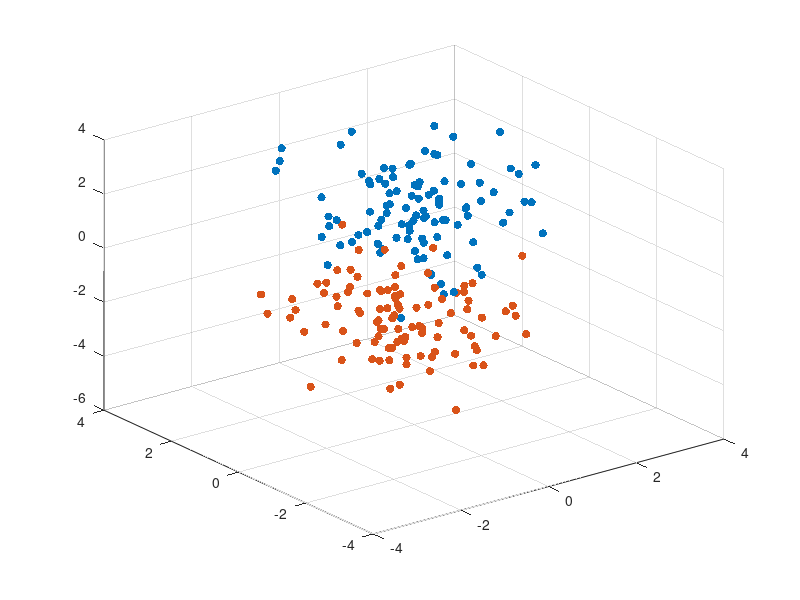

Reproduce this figure in MATLAB. (Note: this script raises an error after producing the figure.)
% Generate synthetic 3D data
rng(1); % 
numPoints = 100; % Number of points per class

% Class 1: around point (1,1,1)
class1 = randn(numPoints,3) + 1;

% Class 2: around point (-1,-1,-1)
class2 = randn(numPoints,3) - 1;

X = [class1; class2];
Y = [ones(numPoints,1); -ones(numPoints,1)];

% Train the SVM with a linear kernel
SVMModel = fitcsvm(X, Y, 'KernelFunction', 'linear');

% Plotting
figure;
hold on
grid on;
view(3); 

% Plot class points
scatter3(class1(:,1), class1(:,2), class1(:,3), 'ro', 'filled');
scatter3(class2(:,1), class2(:,2), class2(:,3), 'bo', 'filled');

% Calculate the decision plane (hyperplane) coefficients
w = SVMModel.Beta;
b = SVMModel.Bias;

% Define the grid for the plane
[x, y] = meshgrid(linspace(min(X(:,1)), max(X(:,1)), 10), ...
                  linspace(min(X(:,2)), max(X(:,2)), 10));
z = (-w(1)*x - w(2)*y - b)/w(3);

% Plot the decision plane
mesh(x, y, z, 'FaceAlpha', 0.5, 'EdgeColor', 'k', 'FaceColor', 'g');

% Highlight support vectors
sv = SVMModel.SupportVectors;
scatter3(sv(:,1), sv(:,2), sv(:,3), 100, 'y', 'filled');

title('3D SVM Classification with 2D Hyperplane');
xlabel('Feature 1');
ylabel('Feature 2');
zlabel('Feature 3');
legend({'Class 1', 'Class 2', 'Decision Plane', 'Support Vectors'}, ...
    'Location', 'Best');
hold off;

